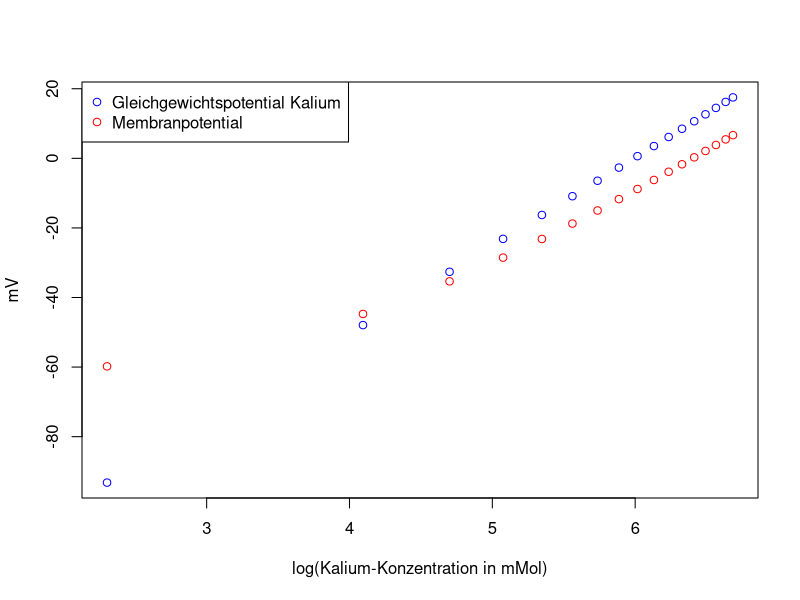

This chart was generated by the following R code:
setwd("/Users/marasteiger/Documents/Uni/Neuro/Praktikum/tag3/Aufgabe1")

a1 <- read.table("1_2.txt", header = T)

plot(log(a1[,1]),a1[,2], xlab = "log(Kalium-Konzentration in mMol)", ylab = "mV" ,col = "blue")
lines(log(a1[,1]),a1[,3],type="p", col = "red")
legend("topleft", legend=c("Gleichgewichtspotential Kalium", "Membranpotential"), col = c("blue","red"), pch = c(1,1))